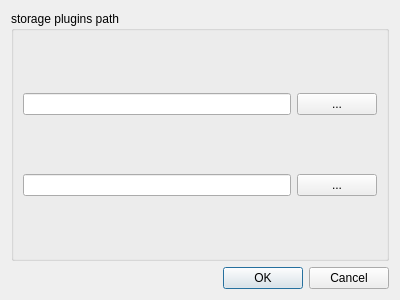
<?xml version="1.0" encoding="UTF-8"?>
<ui version="4.0">
 <class>OptionsDialog</class>
 <widget class="QDialog" name="OptionsDialog">
  <property name="geometry">
   <rect>
    <x>0</x>
    <y>0</y>
    <width>400</width>
    <height>300</height>
   </rect>
  </property>
  <property name="windowTitle">
   <string>Options</string>
  </property>
  <layout class="QVBoxLayout" name="verticalLayout">
   <item>
    <widget class="QGroupBox" name="groupBox">
     <property name="title">
      <string>storage plugins path</string>
     </property>
     <layout class="QGridLayout" name="gridLayout">
      <item row="0" column="1">
       <widget class="QLineEdit" name="storagesLineEdit"/>
      </item>
      <item row="0" column="2">
       <widget class="QPushButton" name="storagesButton">
        <property name="text">
         <string>...</string>
        </property>
       </widget>
      </item>
      <item row="1" column="1">
       <widget class="QLineEdit" name="imagesetsLineEdit"/>
      </item>
      <item row="1" column="2">
       <widget class="QPushButton" name="imagesetsButton">
        <property name="text">
         <string>...</string>
        </property>
       </widget>
      </item>
     </layout>
    </widget>
   </item>
   <item>
    <widget class="QDialogButtonBox" name="buttonBox">
     <property name="orientation">
      <enum>Qt::Horizontal</enum>
     </property>
     <property name="standardButtons">
      <set>QDialogButtonBox::Cancel|QDialogButtonBox::Ok</set>
     </property>
    </widget>
   </item>
  </layout>
 </widget>
 <resources/>
 <connections>
  <connection>
   <sender>buttonBox</sender>
   <signal>accepted()</signal>
   <receiver>OptionsDialog</receiver>
   <slot>accept()</slot>
   <hints>
    <hint type="sourcelabel">
     <x>248</x>
     <y>254</y>
    </hint>
    <hint type="destinationlabel">
     <x>157</x>
     <y>274</y>
    </hint>
   </hints>
  </connection>
  <connection>
   <sender>buttonBox</sender>
   <signal>rejected()</signal>
   <receiver>OptionsDialog</receiver>
   <slot>reject()</slot>
   <hints>
    <hint type="sourcelabel">
     <x>316</x>
     <y>260</y>
    </hint>
    <hint type="destinationlabel">
     <x>286</x>
     <y>274</y>
    </hint>
   </hints>
  </connection>
 </connections>
</ui>
